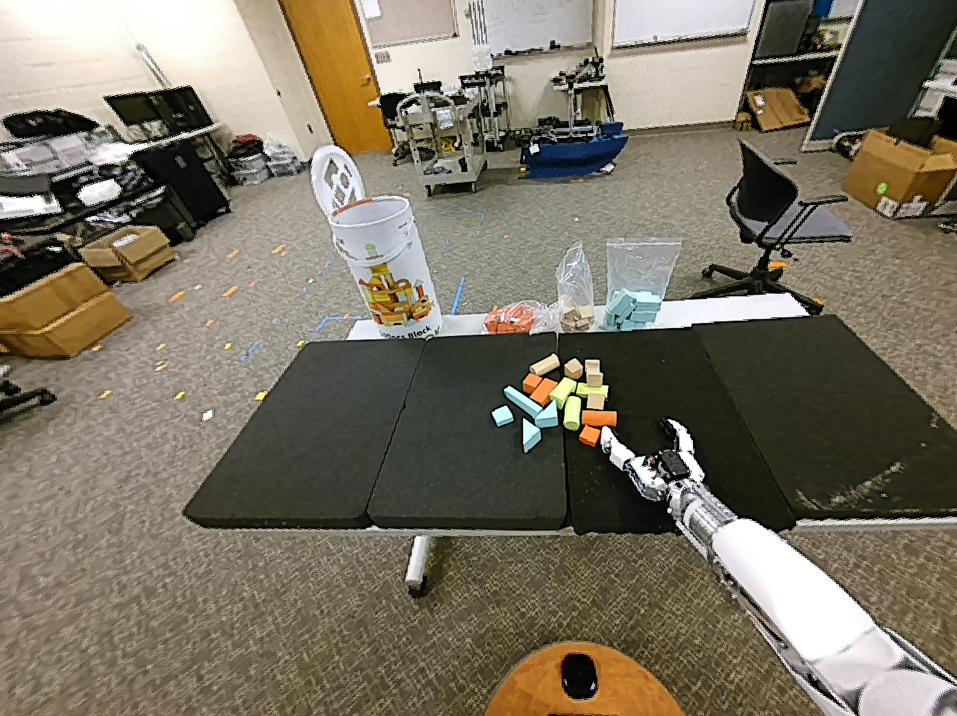
#> input picture Reachy/Random/test_image.png, 957 x 716 px
$ python vision_test.py
#> lines starting #> are read from the running program, lines starting #| are printed output that depends on the picture; after the words box and inside, x2 and y2 are one past the last pixel; in counts of white or black regions, pixels touching at a corner belong together
import cv2
import numpy as np

def boxes_overlap(r1, r2):
    """Checks if two rectangles (x, y, w, h) intersect."""
    x1, y1, w1, h1 = r1
    x2, y2, w2, h2 = r2

    # If one rectangle is entirely to the left of the other
    if (x1 + w1 < x2) or (x2 + w2 < x1):
        return False
    # If one rectangle is entirely above the other
    if (y1 + h1 < y2) or (y2 + h2 < y1):
        return False
    return True

def detect_and_check_sorting(image_path):
#> called with image_path = 'test_image.png'
    img = cv2.imread(image_path)
#> img is the input picture: shape (716, 957, 3); mean B, G, R 98.8, 114.7, 122.1
    if img is None:
        print("Error: Could not load image.")
        return

    # =======================================================
    # PHASE 1: DYNAMIC ROI (Fixing the Carpet Issue)
    # =======================================================
    hsv_full = cv2.cvtColor(img, cv2.COLOR_BGR2HSV)
#> hsv_full: shape (716, 957, 3); mean H, S, V 33.5, 66.1, 123.6
    lower_black = np.array([0, 0, 0])
    upper_black = np.array([179, 255, 80])

    black_mask = cv2.inRange(hsv_full, lower_black, upper_black)
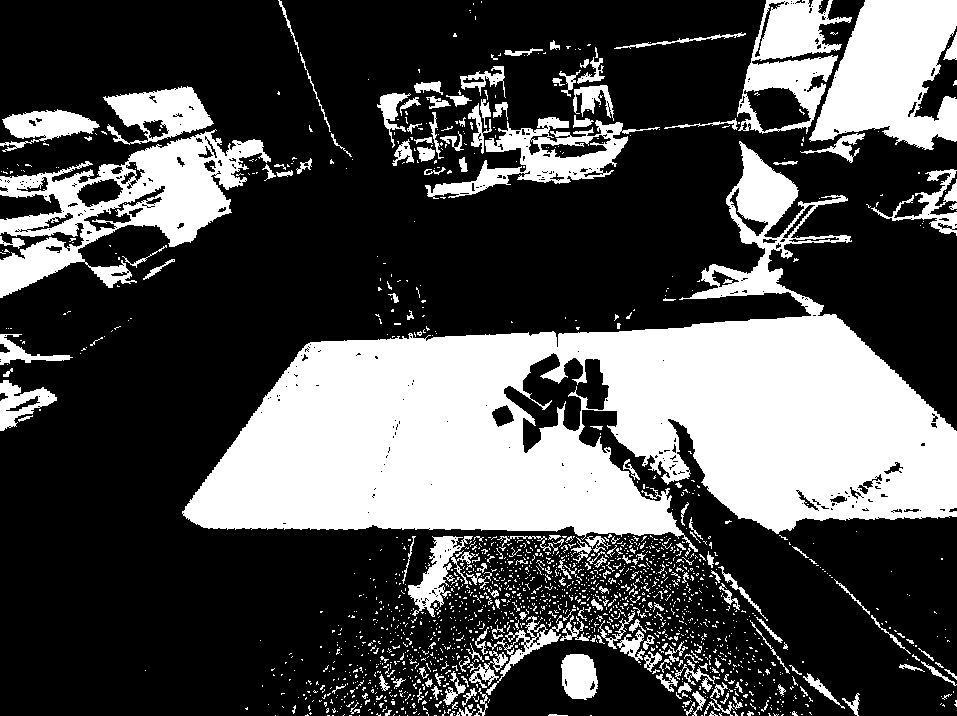
#> black_mask: shape (716, 957); 30.8% white; 1704 white regions (1516 under 20 px), largest, box (x1, y1, x2, y2) and area: (182, 141, 957, 552) 130446, (0, 129, 271, 298) 16774, (809, 0, 957, 150) 14629
    kernel_large = np.ones((15, 15), np.uint8)
    black_mask = cv2.morphologyEx(black_mask, cv2.MORPH_OPEN, kernel_large)
#> black_mask: shape (716, 957); 22.4% white; 23 white regions, largest, box (x1, y1, x2, y2) and area: (188, 332, 673, 534) 63649, (558, 316, 957, 529) 53321, (816, 0, 957, 145) 13396
    black_mask = cv2.morphologyEx(black_mask, cv2.MORPH_CLOSE, kernel_large)
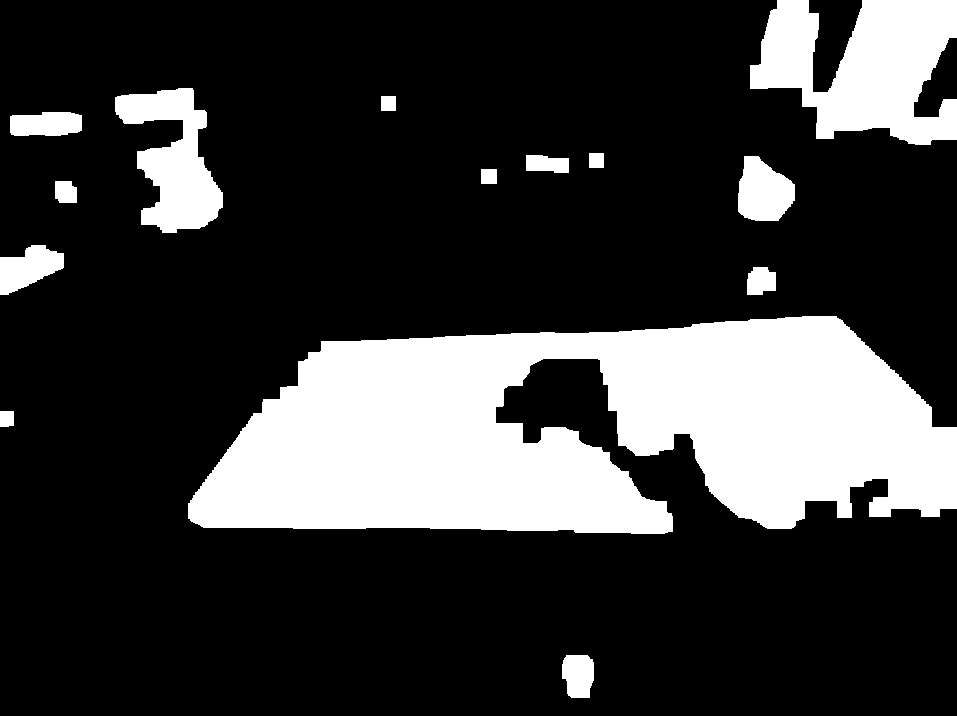
#> black_mask: shape (716, 957); 22.8% white; 14 white regions

    contours_mats, _ = cv2.findContours(black_mask, cv2.RETR_EXTERNAL, cv2.CHAIN_APPROX_SIMPLE)
#> contours_mats = 14 contours; largest, box (x1, y1, x2, y2) and area: (188, 316, 957, 534) 117104, (750, 0, 957, 145) 18918, (115, 88, 223, 233) 8019, (738, 156, 795, 221) 2668, (0, 245, 64, 295) 1906

    # Grab ONLY the absolute largest black contour to prevent grabbing the carpet
    if contours_mats:
        largest_mat = max(contours_mats, key=cv2.contourArea)
#> largest_mat = contour of 571 points, box (x1, y1, x2, y2) (188, 316, 957, 534), area 117104
        if cv2.contourArea(largest_mat) > 20000:
            roi_x, roi_y, roi_w, roi_h = cv2.boundingRect(largest_mat)
#> roi_x = 188; roi_y = 316; roi_w = 769; roi_h = 218
            roi = img[roi_y:roi_y+roi_h, roi_x:roi_x+roi_w]
            cv2.rectangle(img, (roi_x, roi_y), (roi_x+roi_w, roi_y+roi_h), (255, 0, 255), 4)
#> img: shape (716, 957, 3); 1.34% of pixels changed, all inside (x1, y1, x2, y2) = (186, 314, 957, 537)
        else:
            roi = img
            roi_x, roi_y = 0, 0
    else:
        roi = img
        roi_x, roi_y = 0, 0

    # =======================================================
    # PHASE 2: DETECT BLOCKS
    # =======================================================
    hsv_roi = cv2.cvtColor(roi, cv2.COLOR_BGR2HSV)
#> hsv_roi: shape (218, 769, 3); mean H, S, V 41.8, 69.7, 83.6
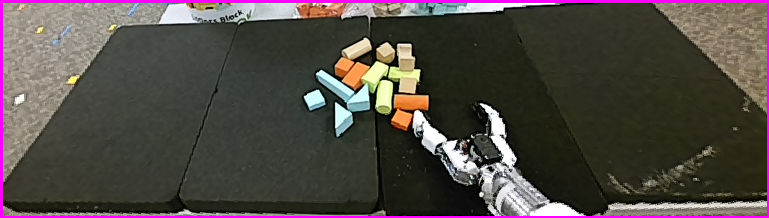
#> roi: shape (218, 769, 3); mean B, G, R 69.3, 73, 81

    color_ranges = {
        "Orange": {"lower": np.array([8, 100, 150]), "upper": np.array([18, 255, 255])},
        "Light_Blue": {"lower": np.array([80, 20, 200]), "upper": np.array([100, 100, 255])},
        "Green": {"lower": np.array([25, 30, 200]), "upper": np.array([45, 120, 255])},
        # "Brown_Wood": {"lower": np.array([15, 20, 150]), "upper": np.array([25, 100, 255])}
    }

    block_contours_by_color = {"Orange": [], "Light_Blue": [], "Green": [], "Brown_Wood": []}
    color_bgr = {"Orange": (0, 165, 255), "Light_Blue": (255, 200, 0), "Green": (0, 255, 0), "Brown_Wood": (42, 42, 165)}

    for color_name, bounds in color_ranges.items():
        mask = cv2.inRange(hsv_roi, bounds["lower"], bounds["upper"])
        kernel = np.ones((5,5), np.uint8)
        mask = cv2.morphologyEx(mask, cv2.MORPH_OPEN, kernel)

        contours, _ = cv2.findContours(mask, cv2.RETR_EXTERNAL, cv2.CHAIN_APPROX_SIMPLE)

        for cnt in contours:
            if cv2.contourArea(cnt) > 100: # Raised slightly to ignore speckles
                # Offset the contour to match the original image coordinates
                cnt_offset = cnt + np.array([[roi_x, roi_y]])
                block_contours_by_color[color_name].append(cnt_offset)
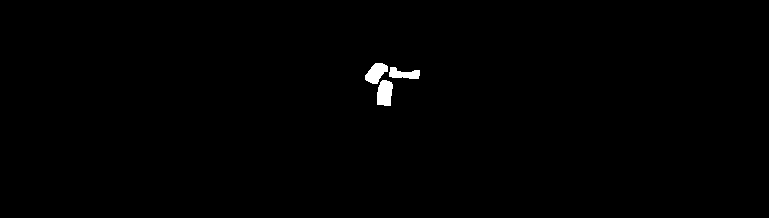
#> mask: shape (218, 769); 0.53% white; 3 white regions, box (x1, y1, x2, y2) and area: (377, 80, 393, 106) 344, (365, 63, 388, 84) 306, (389, 67, 420, 79) 242

    # =======================================================
    # PHASE 3: DYNAMIC SORTING LOGIC
    # =======================================================
    is_sorted = True
    sorting_status_msg = "All blocks are sorted!"
    group_boxes = {}

    for color, contours in block_contours_by_color.items():
        if len(contours) == 0:
            continue

        # 1. Combine all blocks of this color to find the master bounding box
        all_points = np.vstack(contours)
        gx, gy, gw, gh = cv2.boundingRect(all_points)
        group_area = gw * gh

        # 2. Calculate Density
        blocks_area = sum(cv2.contourArea(c) for c in contours)
        density = blocks_area / group_area if group_area > 0 else 0

        group_boxes[color] = (gx, gy, gw, gh)

        # Draw the Group Box (Thick outline around the whole pile)
        cv2.rectangle(img, (gx, gy), (gx+gw, gy+gh), color_bgr[color], 3)
        cv2.putText(img, f"{color} Pile (Den: {density:.2f})", (gx, gy-10),
                    cv2.FONT_HERSHEY_SIMPLEX, 0.6, color_bgr[color], 2)

        # Threshold: If density is below 15%, the blocks are scattered
        # (You can tweak this 0.15 value up or down based on testing!)
        if density < 0.15 and len(contours) > 1:
            is_sorted = False
            sorting_status_msg = f"{color} blocks are scattered!"
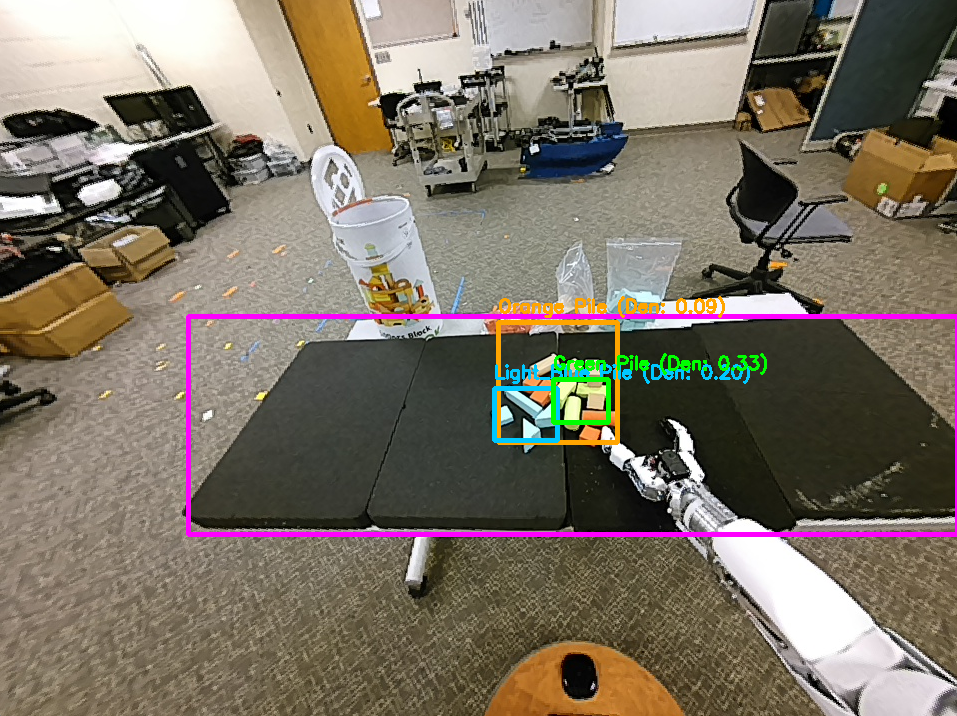
#> img: shape (716, 957, 3); mean B, G, R 100.3, 113.9, 123.4
#> after the loop, group_boxes = {'Orange': (498, 322, 119, 120), 'Light_Blue': (494, 388, 63, 52), 'Green': (553, 379, 55, 43)}

    # 3. Check for Overlaps (Are the piles mixed?)
    colors_present = list(group_boxes.keys())
#> colors_present = ['Orange', 'Light_Blue', 'Green']
    for i in range(len(colors_present)):
        for j in range(i + 1, len(colors_present)):
            col1 = colors_present[i]
            col2 = colors_present[j]

            if boxes_overlap(group_boxes[col1], group_boxes[col2]):
                is_sorted = False
                sorting_status_msg = f"The {col1} and {col2} piles are mixed together!"
#> this loop made 3 passes

    # =======================================================
    # DISPLAY RESULTS
    # =======================================================
    print(f"\n--- Sorting Status: {'SORTED' if is_sorted else 'NOT SORTED'} ---")
    print(f"Reason: {sorting_status_msg}")

    # Draw huge text on the screen
    status_color = (0, 255, 0) if is_sorted else (0, 0, 255)
    cv2.putText(img, f"STATUS: {sorting_status_msg}", (50, 50),
                cv2.FONT_HERSHEY_SIMPLEX, 1.2, status_color, 3)
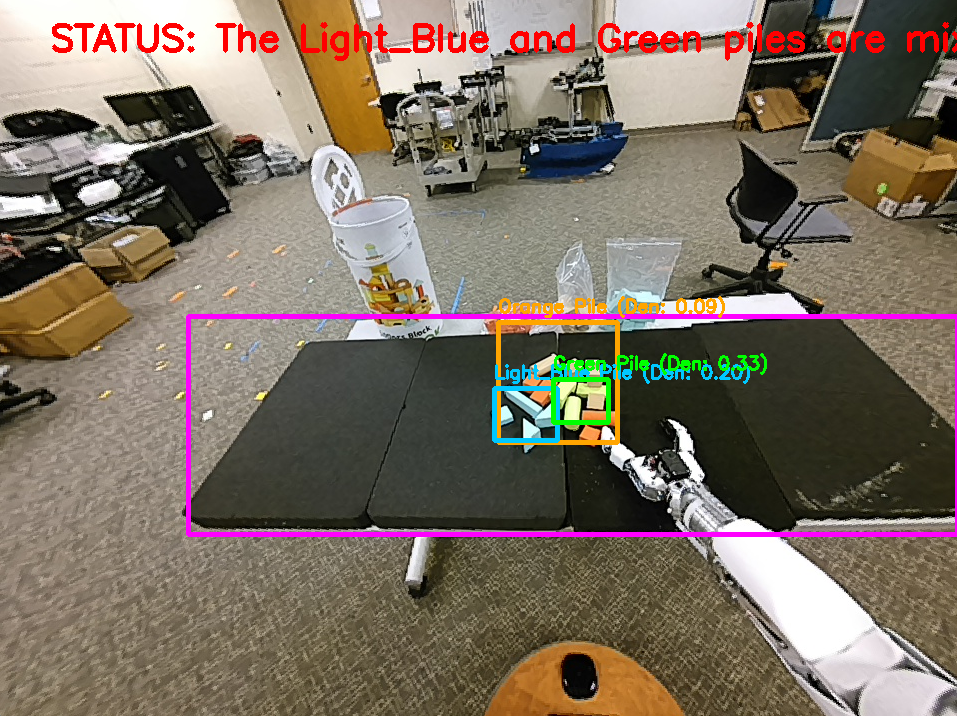
#> img: shape (716, 957, 3); 1.38% of pixels changed, all inside (x1, y1, x2, y2) = (52, 22, 957, 61)

    display_img = cv2.resize(img, (1280, 720))
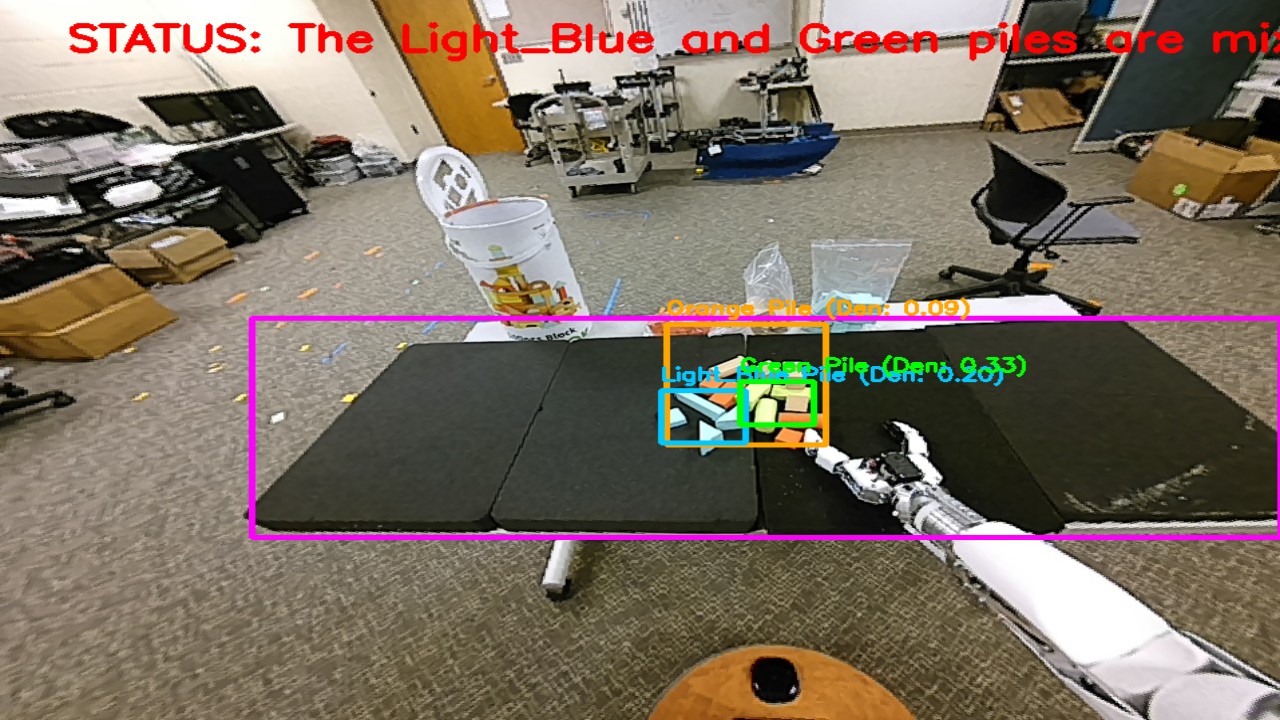
#> display_img: shape (720, 1280, 3); mean B, G, R 98.1, 111.5, 124.4
    cv2.imshow("Dynamic Sorting Tracker", display_img)
    cv2.waitKey(0)
    cv2.destroyAllWindows()

if __name__ == "__main__":
    detect_and_check_sorting("test_image.png")
